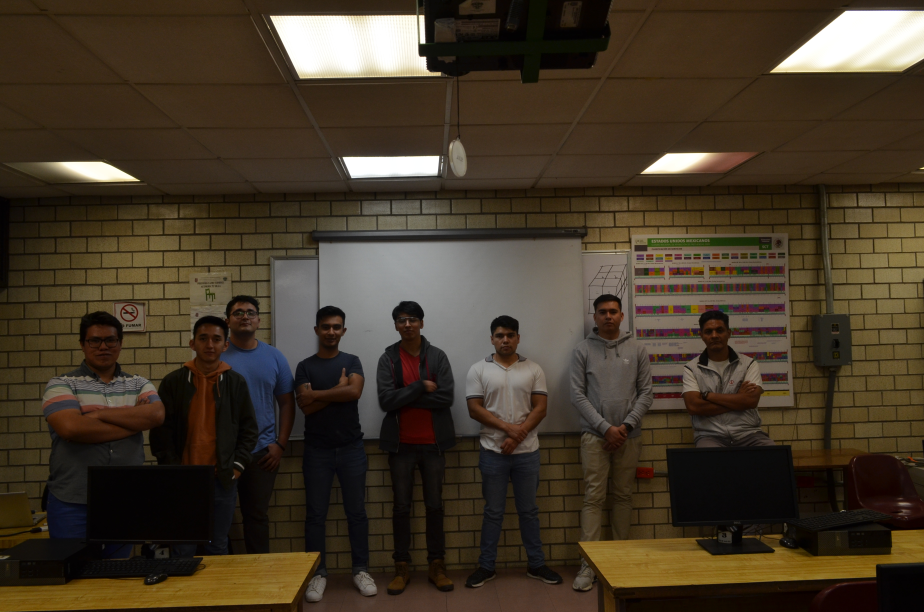
#> input picture fotos_9/DSC_0237.JPG, 3696 x 2448 px, found by its file name (shown at 1/4 size)
$ python Practica2.py
#> lines starting #> are read from the running program, lines starting #| are printed output that depends on the picture
import numpy as np
import cv2
import matplotlib as plt


#Obtencion RGB de Imagen
A = cv2.imread("fotos_9\DSC_0237.JPG")
#> A is the input picture: shape (2448, 3696, 3); mean B, G, R 39.7, 55.5, 67.5
A = np.array(A,dtype=float)

M,N,L = A.shape
#> M = 2448; N = 3696; L = 3

B=np.zeros((M,N,3),np.uint8)
C=np.zeros((M,N,3),np.uint8)
D=np.zeros((M,N,3),np.uint8)

for i in range (0,M):

    for j in range (0,N):
        B[i,j,0] = A[i,j,0]
        C[i,j,1] = A[i,j,1]
        D[i,j,2] = A[i,j,2]
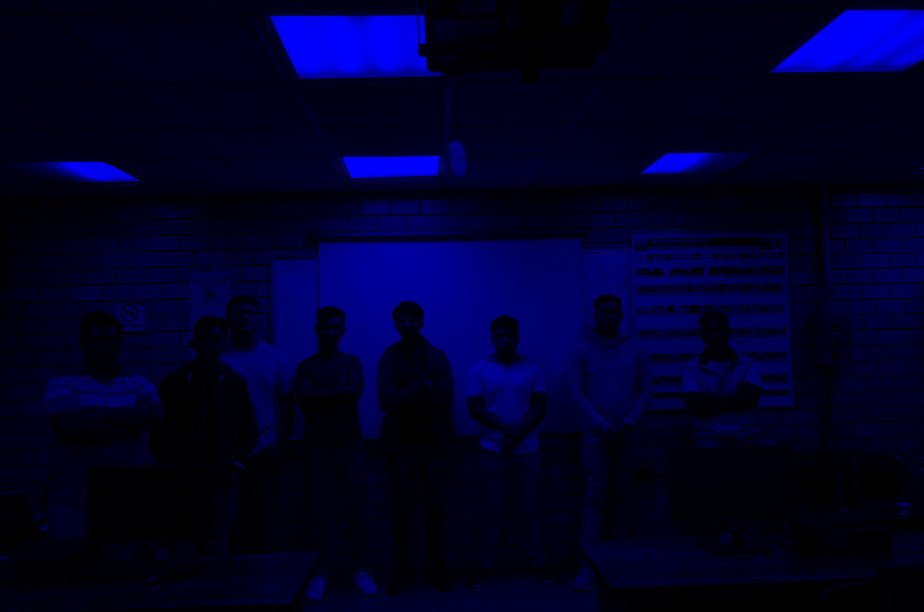
#> B: shape (2448, 3696, 3) (shown at 1/4 size); mean B, G, R 39.7, 0, 0
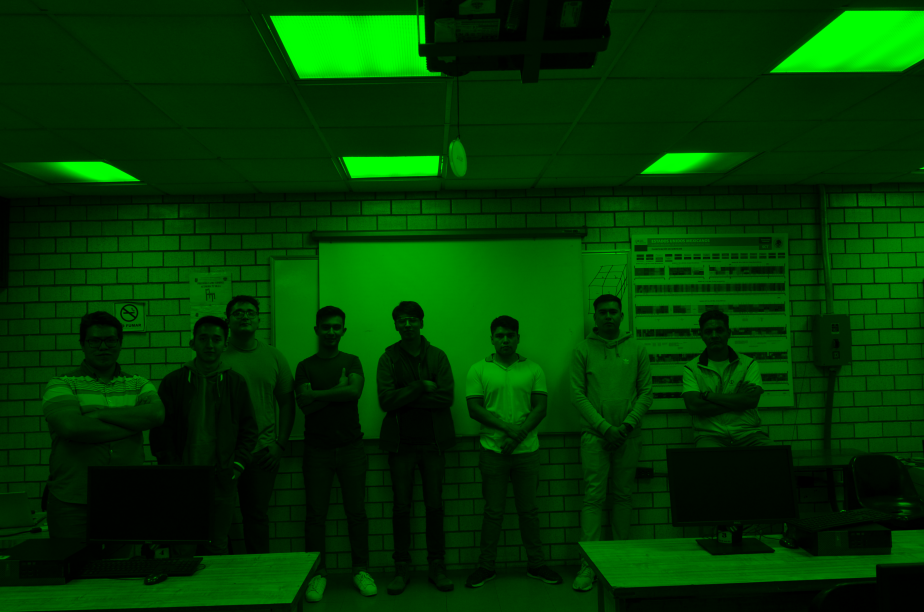
#> C: shape (2448, 3696, 3) (shown at 1/4 size); mean B, G, R 0, 55.5, 0
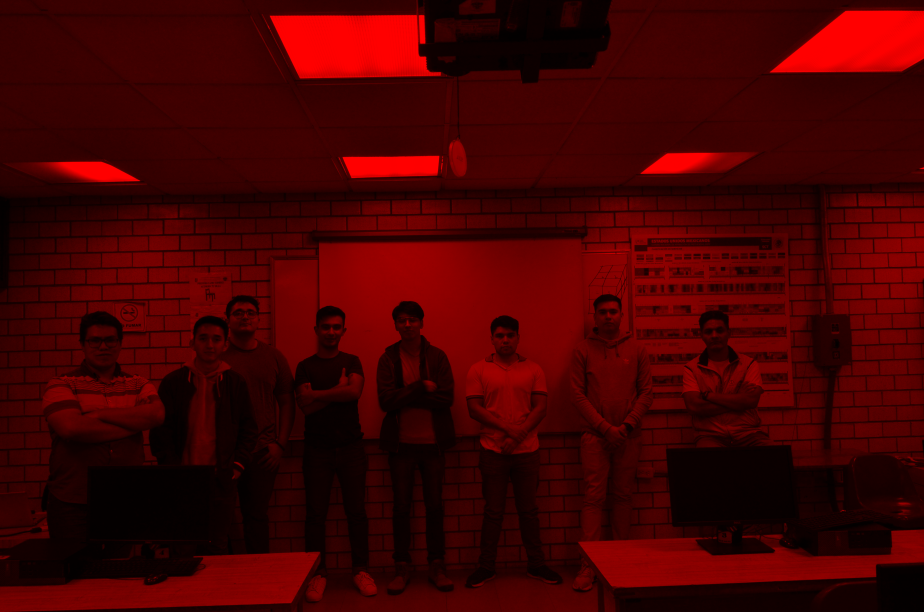
#> D: shape (2448, 3696, 3) (shown at 1/4 size); mean B, G, R 0, 0, 67.5


R = cv2.resize(B,(738,488))
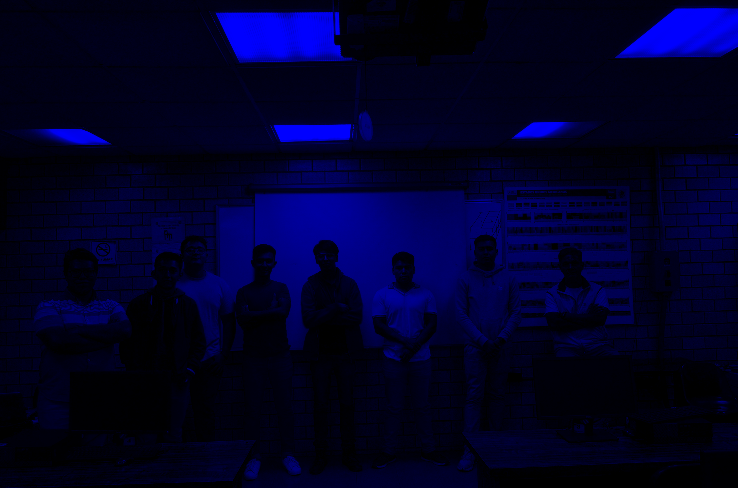
#> R: shape (488, 738, 3); mean B, G, R 39.6, 0, 0
R1 = cv2.resize(C,(738,488))
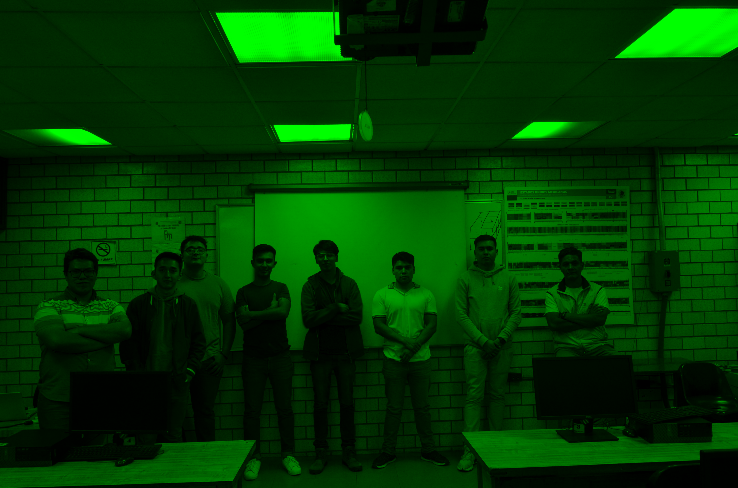
#> R1: shape (488, 738, 3); mean B, G, R 0, 55.5, 0
R2 = cv2.resize(D,(738,488))
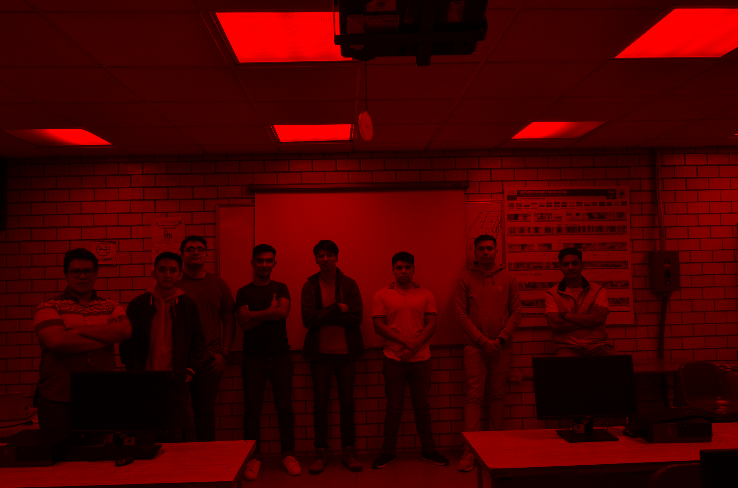
#> R2: shape (488, 738, 3); mean B, G, R 0, 0, 67.4
cv2.imshow('Azul', R)
cv2.imshow('Verde', R1)
cv2.imshow('Rojo', R2)
cv2.waitKey(0)
cv2.destroyAllWindows()

cv2.imwrite('Resultados\Azul.jpg',R)
cv2.imwrite('Resultados\Verde.jpg',R1)
cv2.imwrite('Resultados\Rojo.jpg',R2)
